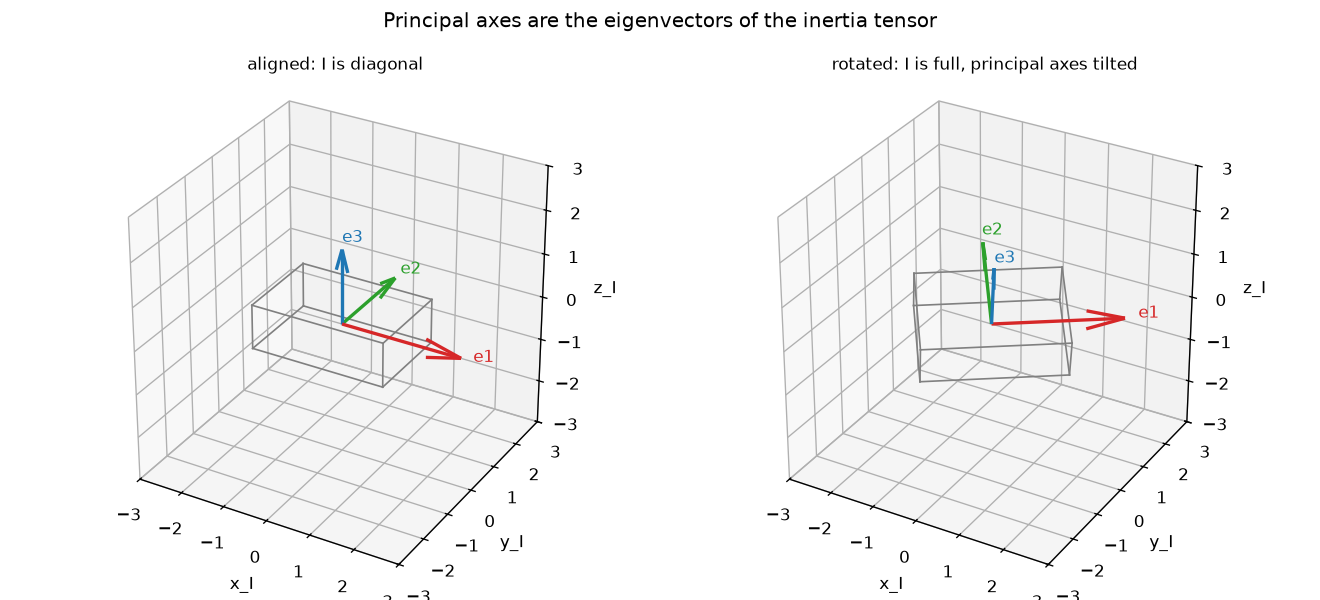

This chart was generated by the following Python code:
"""module-3 -- inertia_tensor.py  (Computational Exercise: Build an Inertia Tensor)

Rectangular rigid body, dimensions a, b, c, mass m. About the centre of mass
the principal moments are

    I_xx = m/12 (b^2 + c^2)
    I_yy = m/12 (a^2 + c^2)
    I_zz = m/12 (a^2 + b^2)

Three cases:

  1. The diagonal tensor built directly from those formulas. Eigenvalues are
     the diagonal entries; eigenvectors are the coordinate axes.

  2. A hand-written non-diagonal symmetric tensor (nonzero products of
     inertia). Eigen-decompose it.

  3. The same body physically rotated by a known R. Its tensor is
     I' = R I R^T, still symmetric, now full. eigh must recover the original
     principal moments and the columns of R (the principal axes).

For every case we check  V^T I V = D  is diagonal, where the columns of V are
the eigenvectors. Physically: V is the orientation of the body's principal
axes, and in that frame the rotational dynamics decouple -- a torque-free spin
about a principal axis stays a pure spin, with no wobble.
"""

import numpy as np
import matplotlib.pyplot as plt

from rotations import rot_x, rot_y, rot_z


def box_principal_moments(m, a, b, c):
    return np.array([m / 12 * (b**2 + c**2),
                     m / 12 * (a**2 + c**2),
                     m / 12 * (a**2 + b**2)])


def eigendecompose(I, label):
    """Symmetric eigen-decomposition + the V^T I V = D check. Returns (w, V)."""
    w, V = np.linalg.eigh(I)                 # eigh: symmetric, orthonormal V
    D = V.T @ I @ V
    off = np.abs(D - np.diag(np.diag(D))).max()
    print(f"--- {label} ---")
    print(f"I =\n{np.array2string(I, precision=4, suppress_small=True)}")
    print(f"eigenvalues (principal moments) : {np.array2string(w, precision=5)}")
    print("eigenvectors (principal axes, columns):")
    print(np.array2string(V, precision=4, suppress_small=True))
    print(f"V^T V - I  (orthonormal?)       : {np.abs(V.T @ V - np.eye(3)).max():.2e}")
    print(f"max off-diagonal of V^T I V     : {off:.2e}   -> D is diagonal")
    print(f"D diag                          : {np.array2string(np.diag(D), precision=5)}")
    print()
    return w, V


def main():
    np.set_printoptions(suppress=True)
    m, a, b, c = 12.0, 3.0, 2.0, 1.0          # mass, x-, y-, z-extent
    Ip = box_principal_moments(m, a, b, c)
    print("=" * 74)
    print(f"BOX: m = {m}, dimensions a,b,c = {a},{b},{c}")
    print(f"principal moments  m/12*(...)  = {np.array2string(Ip, precision=4)}")
    print("=" * 74)

    # 1. diagonal --------------------------------------------------------
    I_diag = np.diag(Ip)
    eigendecompose(I_diag, "case 1: diagonal tensor")
    print("  -> eigenvalues ARE the diagonal; eigenvectors ARE x, y, z. The box")
    print("     is already aligned with its principal axes.\n")

    # 2. hand-written symmetric, non-diagonal --------------------------
    I_hand = np.array([[8.0, -2.0,  1.0],
                       [-2.0, 10.0, -0.5],
                       [1.0, -0.5,  6.0]])
    w2, V2 = eigendecompose(I_hand, "case 2: hand-written symmetric tensor")
    print("  -> the products of inertia (off-diagonal terms) are the price of")
    print("     describing the body in the 'wrong' axes. eigh finds axes where")
    print("     they vanish.\n")

    # 3. physically rotated box ---------------------------------------
    R_true = rot_z(np.deg2rad(35)) @ rot_x(np.deg2rad(20))
    I_rot = R_true @ I_diag @ R_true.T
    w3, V3 = eigendecompose(I_rot, "case 3: box rotated by a known R (35 deg z, 20 deg x)")

    # match eigenvector columns to R_true columns (order + sign are free)
    match = np.abs(V3.T @ R_true)
    perm = np.argmax(match, axis=0)
    aligned = np.array([np.sign((V3[:, perm[k]] @ R_true[:, k])) * V3[:, perm[k]]
                        for k in range(3)]).T
    print(f"  recovered principal moments : {np.array2string(np.sort(w3), precision=5)}")
    print(f"  original principal moments  : {np.array2string(np.sort(Ip), precision=5)}")
    print(f"  |recovered axes - R_true|   : {np.abs(aligned - R_true).max():.2e}")
    print("  -> eigh recovered both the principal moments AND the body's")
    print("     orientation. That is what a principal-axis frame IS.")
    print("=" * 74)

    _plot(I_diag, R_true)


def _cuboid_edges(half):
    s = np.array([[sx, sy, sz] for sx in (-1, 1) for sy in (-1, 1) for sz in (-1, 1)])
    verts = s * half
    edges = []
    for i in range(8):
        for j in range(i + 1, 8):
            if np.sum(np.abs(s[i] - s[j])) == 2:      # differ in one coord
                edges.append((verts[i], verts[j]))
    return edges


def _plot(I_diag, R):
    half = np.array([3.0, 2.0, 1.0]) / 2
    fig = plt.figure(figsize=(11, 5))

    for k, (Rk, title) in enumerate([(np.eye(3), "aligned: I is diagonal"),
                                     (R, "rotated: I is full, principal axes tilted")]):
        ax = fig.add_subplot(1, 2, k + 1, projection="3d")
        for p, q in _cuboid_edges(half):
            p2, q2 = Rk @ p, Rk @ q
            ax.plot(*zip(p2, q2), color="0.5", lw=1)
        colors = ["tab:red", "tab:green", "tab:blue"]
        for axis in range(3):
            v = Rk[:, axis] * (half[axis] + 1.2)
            ax.quiver(0, 0, 0, *v, color=colors[axis], lw=2)
            ax.text(*(v * 1.1), f"e{axis+1}", color=colors[axis])
        ax.set_title(title, fontsize=10)
        ax.set_xlim(-3, 3); ax.set_ylim(-3, 3); ax.set_zlim(-3, 3)
        ax.set_box_aspect((1, 1, 1))
        ax.set_xlabel("x_I"); ax.set_ylabel("y_I"); ax.set_zlabel("z_I")

    fig.suptitle("Principal axes are the eigenvectors of the inertia tensor")
    fig.tight_layout()
    fig.savefig("inertia_tensor.png", dpi=120)


if __name__ == "__main__":
    main()
    plt.show()
